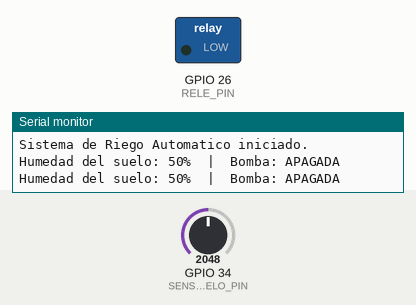
Bench run of a sketch on a simulated ESP32. Parts: switched loads named in the sketch (green lamp = pin HIGH), the last lines printed to the serial monitor. The inputs (shaded band) are chosen by the test bench; at power-on: GPIO 34 (SENSOR_SUELO_PIN) = 2048.

Above: at 1.8 s.
1.9 s: GPIO 34 (SENSOR_SUELO_PIN) set to 1496
3.4 s: GPIO 34 (SENSOR_SUELO_PIN) set to 1386
At 4.7 s:
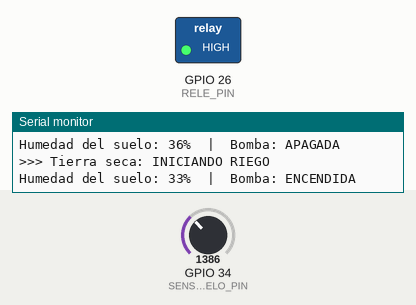
Timing chart, 0 to 6.4 s (numbered marks = the images above; inputs shaded):
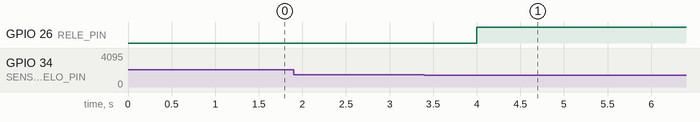

The sketch:

sketch.ino
```cpp
// --- CONFIGURACIÓN DE PINES ---
#define SENSOR_SUELO_PIN 34   // Pin analógico (potenciómetro en Wokwi / AO del sensor físico)
#define RELE_PIN 26           // Pin digital que controla el módulo relé de 5 V

// --- UMBRALES DE HUMEDAD ---
// Enciende la bomba cuando la tierra baja de 35% y la apaga al llegar a 65%
const int UMBRAL_SECO   = 35;
const int UMBRAL_HUMEDO = 65;

bool riegoActivo = false;

void setup() {
  Serial.begin(115200);
  pinMode(SENSOR_SUELO_PIN, INPUT);
  pinMode(RELE_PIN, OUTPUT);

  // Asegurar que la bomba arranque apagada
  digitalWrite(RELE_PIN, LOW);
  Serial.println("Sistema de Riego Automatico iniciado.");
}

void loop() {
  // 1. Leer valor analógico (0 a 4095 en ESP32)
  int lecturaADC = analogRead(SENSOR_SUELO_PIN);

  // 2. Convertir a porcentaje de humedad (0% = seco, 100% = húmedo)
  // Nota: en sensores físicos capacitivos/resistivos suele ser invertido: map(lecturaADC, 4095, 0, 0, 100)
  int humedadSuelo = map(lecturaADC, 0, 4095, 0, 100);
  humedadSuelo = constrain(humedadSuelo, 0, 100);

  // 3. Control automático con histéresis
  if (!riegoActivo && humedadSuelo < UMBRAL_SECO) {
    riegoActivo = true;
    digitalWrite(RELE_PIN, HIGH); // Activa el relé en Wokwi (enciende bomba/LED)
    Serial.println(">>> Tierra seca: INICIANDO RIEGO");
  } else if (riegoActivo && humedadSuelo >= UMBRAL_HUMEDO) {
    riegoActivo = false;
    digitalWrite(RELE_PIN, LOW);  // Desactiva el relé (apaga bomba/LED)
    Serial.println(">>> Tierra humeda: DETENIENDO RIEGO");
  }

  // 4. Mostrar estado en el Monitor Serie
  Serial.print("Humedad del suelo: ");
  Serial.print(humedadSuelo);
  Serial.print("%  |  Bomba: ");
  Serial.println(riegoActivo ? "ENCENDIDA" : "APAGADA");

  delay(1000);
}
```

Measured:
- the behaviour switches between 1434 and 1433 on GPIO 34 (SENSOR_SUELO_PIN) (found by bisection; images 0 and 1)
- after the input at 3.4 s, GPIO 26 (RELE_PIN): LOW → HIGH after 0.60 s
